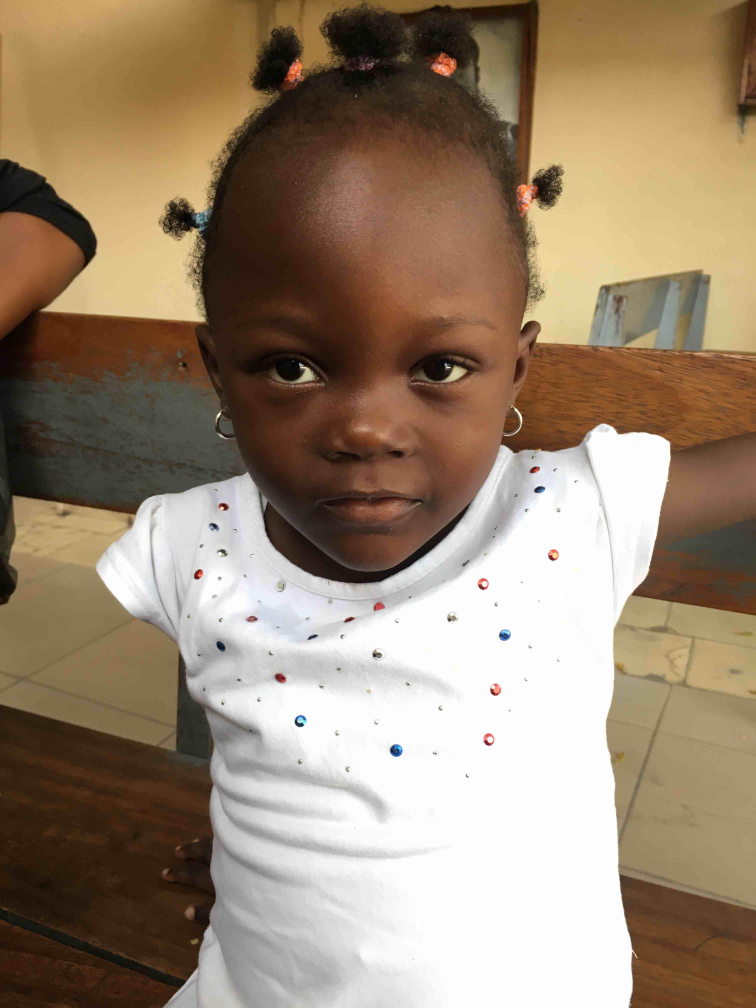
#> input picture demo_data/youngerSCD/07549.jpg, 3024 x 4032 px (shown at 1/4 size); its folder holds only this picture in this run
$ python FacialImageAnalysisPipeline.py   (older library calls are emulated)
#> lines starting #> are read from the running program, lines starting #| are printed output that depends on the picture
### MachineLearningLibrary.py
import os.path
import shutil
import numpy as np
import numpy.matlib
from imageio import imread, imsave
from PIL import Image
import imageio
import scipy
import scipy.stats
import shelve
import sklearn
import sklearn.preprocessing
import sklearn.svm
import sklearn.decomposition
import sklearn.calibration
import sklearn.metrics
import sklearn.feature_selection
from sklearn.feature_selection import SequentialFeatureSelector
from sklearn.feature_selection import SelectKBest, f_classif
import skimage.feature
import skimage.color
import skimage.transform
from skimage import draw
from skimage.transform import resize as imresize
from skimage.util import img_as_ubyte
import xlsxwriter
from openpyxl.utils import get_column_letter, column_index_from_string
import matplotlib.pyplot as plt

class ML(object):

    # Initialized all variables describing the folder structure
    def __init__(self):

        # Folders
        self.num = 1
        self.resizedImageFolder = 'StandardizedData'
        self.lbpFolder = 'LocalBinaryPatterns'
        self.vwMatricesFolder_CrossValidation = 'LDAMatrices_CrossValidation'
        self.vwMatricesFolder = 'LDAMatrices'
        self.featuresFolder_CrossValidation = 'Features_CrossValidation'
        self.featuresFolder = 'Features'
        self.landmarksFolder = 'Points_GT'
        self.resultsFolder = 'Results'

        # Files
        self.crossValidationModelName = 'CrossValidation'
        self.crossValidationExcelName = 'CrossValidation.xlsx'

        self.finalLDAMatricesName = 'LDAMatrices'
        self.finalModelName = 'Model'
        self.finalModelExcelName = 'FinalModelStatistics.xlsx'


        # Class names
        self.negativeClassName = 'Normal'
        self.positiveClassName = 'Syndromic'

        # Configuration
        self.featureSelector = 'RecursiveElimination' # options = 'MCFS_p' or 'RecursiveElimination'

        self.LBP_list = np.array([[16,4],[32,8],[64,12]]) # LBP resolutions [elements, radius]
        self.Ws = 5 # Windows size for the LBP calculation

        self.numberOfLandmarks = 44

        self.threshold = 0.5
        self.optimizeThreshold = False

        self.verbose = False

        self.asymmetry = False

        self.finalNumberOfFeatures = 30

    #################################################################################
    ## THE FUNCTIONS BELOW ARE THE CLASS INTERFACE (PUBLIC ACCESS)
    #################################################################################

    # This will 1) Create the directory tree 2) Create and save standardized images and landmarks, 3) Save local binary patterns
    def Initialize(self, negativeClassImageFolder, negativeClassLandmarkFolder, positiveClassImageFolder, positiveClassLandmarkFolder, workingPath, removeExistingFiles=False):

        # creating the folder structure
        self.createOutputFolderStructure(workingPath, removeExistingFiles=removeExistingFiles)

        # Standardizing the negative class
        self.rescaleImagesAlignLandmarks(negativeClassImageFolder, negativeClassLandmarkFolder, os.path.join(workingPath, self.resizedImageFolder, self.negativeClassName))

        # Standardizing the positive class
        self.rescaleImagesAlignLandmarks(positiveClassImageFolder, positiveClassLandmarkFolder, os.path.join(workingPath, self.resizedImageFolder, self.positiveClassName))

        # Calculating and saving the local binary patterns
        self.SaveLocalBinaryPatterns(workingPath)

    # Saves all features for cross validations
    # [430 lines left out: functions CalculateFeaturesForCrossValidation, CrossValidate, ExportCrossValidationToExcel, not called in this run]

    ##################################################################################################
    ## THE FUNCTIONS BELOW DO NOT HAVE TO BE USED OUTSIDE THE CLASS UNLESS YOU KNOW WHAT YOU ARE DOING
    ##################################################################################################

    # Creates the folder structure within the working (output) folder
    def createOutputFolderStructure(self, outputFolder, removeExistingFiles=False):

        if removeExistingFiles and os.path.exists(outputFolder):
            shutil.rmtree(outputFolder)

        if not os.path.exists(os.path.join(outputFolder, self.resizedImageFolder, self.negativeClassName, self.landmarksFolder)):
            os.makedirs(os.path.join(outputFolder, self.resizedImageFolder, self.negativeClassName, self.landmarksFolder))

        if not os.path.exists(os.path.join(outputFolder, self.resizedImageFolder, self.positiveClassName, self.landmarksFolder)):
            os.makedirs(os.path.join(outputFolder, self.resizedImageFolder, self.positiveClassName, self.landmarksFolder))

        if not os.path.exists(os.path.join(outputFolder, self.lbpFolder)):
            os.makedirs(os.path.join(outputFolder, self.lbpFolder))

        if not os.path.exists(os.path.join(outputFolder, self.vwMatricesFolder_CrossValidation)):
            os.makedirs(os.path.join(outputFolder, self.vwMatricesFolder_CrossValidation))

        # if not os.path.exists(os.path.join(outputFolder, self.vwMatricesFolder)):
        #     os.makedirs(os.path.join(outputFolder, self.vwMatricesFolder))

        if not os.path.exists(os.path.join(outputFolder, self.featuresFolder_CrossValidation)):
            os.makedirs(os.path.join(outputFolder, self.featuresFolder_CrossValidation))

        # if not os.path.exists(os.path.join(outputFolder, self.featuresFolder)):
        #     os.makedirs(os.path.join(outputFolder, self.featuresFolder))

        if not os.path.exists(os.path.join(outputFolder, self.resultsFolder)):
            os.makedirs(os.path.join(outputFolder, self.resultsFolder))

    # Standardize the images and landmarks for one case
    # [83 lines left out: function normalizeImageAndLandmarks, not called in this run]


    # Rescales and aligns all images in a data folder
    def rescaleImagesAlignLandmarks(self, imPath, landmarkPath, sPath, interPupilDist = 150, orientation = 0, sizeOut = 150, offsetOut = 10):
        # imPath -> Folder containing all images. Assumes all images are within the same folder
        # sPath-> Folder to save all aligned and rescaled images
        # interPupilDist: distance between pupil landmarks (5 and 10)
        # orientation: orientation of the interpupil vector
        # sizeOut: size of the output image. (150)
        # offsetOut: offset to both sides (rows and columns) in the transformed image

#> called with imPath = './demo_data/youngerSCD', landmarkPath = './demo_data/youngerSCD', interPupilDist = 150, orientation = 0, sizeOut = 150, offsetOut = 10
        img_list = sorted(os.listdir(imPath))

        for file in img_list:

            fileName, fileExtension = os.path.splitext(file)

            if fileExtension.lower() == '.jpg':
            # if fileExtension.lower() == '.png':
                if self.verbose:
                    print('Processing: ' + file)

                # Grayscale reading
                rgb_weights = [0.2989, 0.5870, 0.1140]
                I = np.dot(imread(os.path.join(imPath,file))[..., :3], rgb_weights)
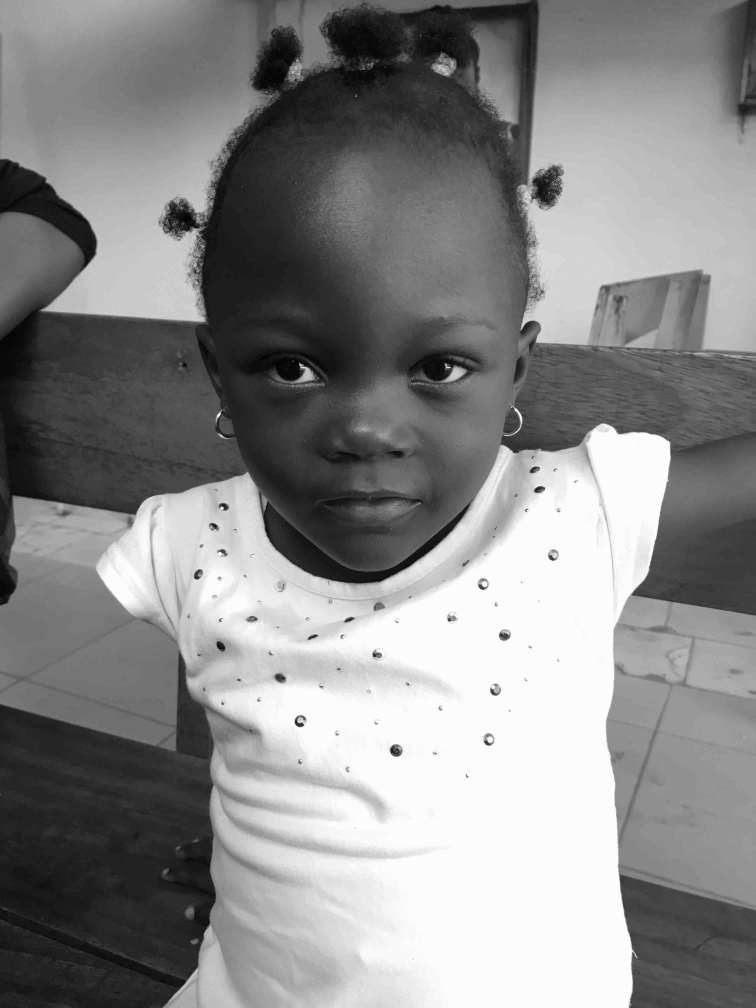
#> I: shape (4032, 3024) float64 (shown at 1/4 size); min 0, max 255, mean 137.6

                # Read pts files to get landmarks
#> (the run stopped early here; a loop or call above may not have finished)

$ run again, on demo_data/youngerSCD/07669.jpg
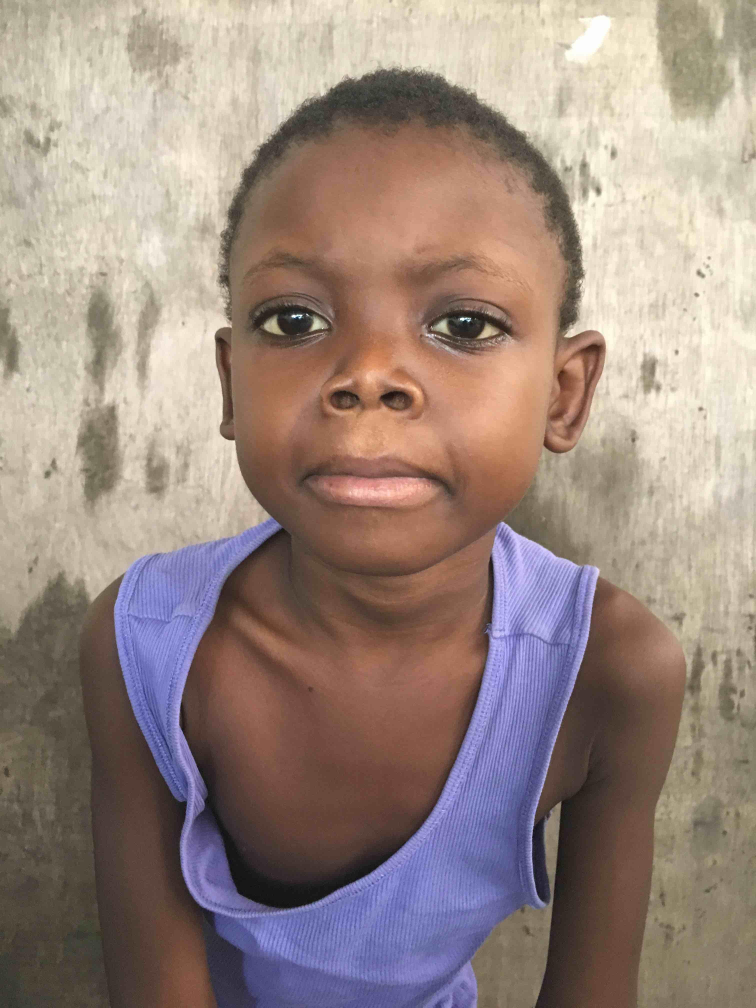
#> input picture demo_data/youngerSCD/07669.jpg, 3024 x 4032 px (shown at 1/4 size)
#> in rescaleImagesAlignLandmarks, `I = np.dot(imread(os.path.join(imPath,file))[..., :3], rgb_weights)`:
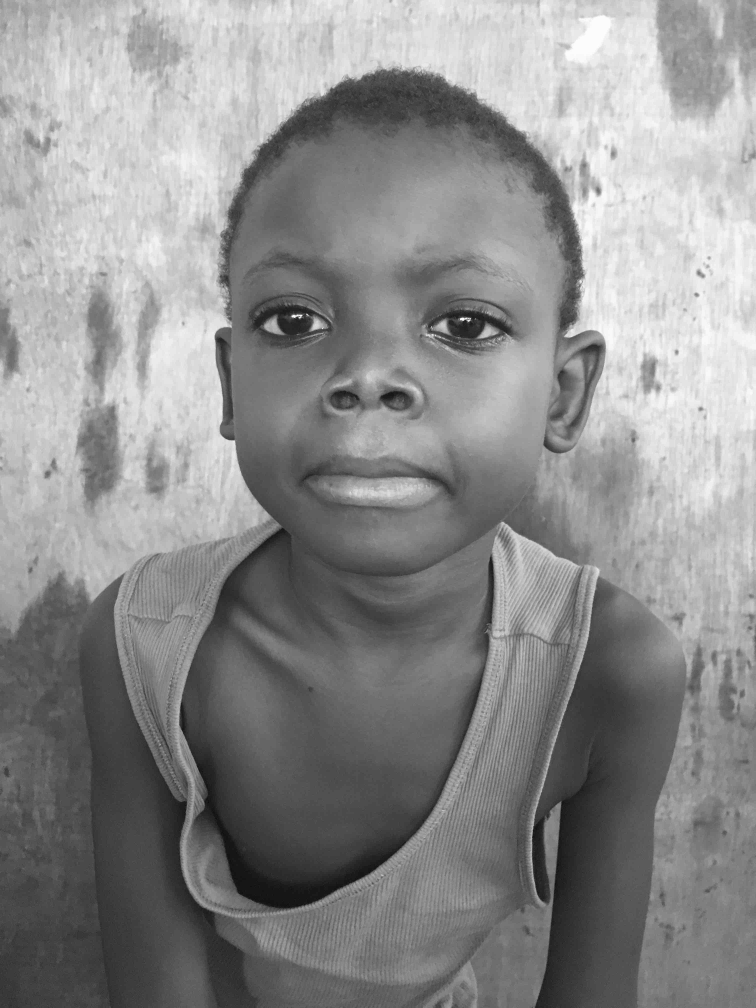
#> I: shape (4032, 3024) float64 (shown at 1/4 size); min 0.456, max 255, mean 140.8

$ run again, on demo_data/youngerSCD/07691.jpg
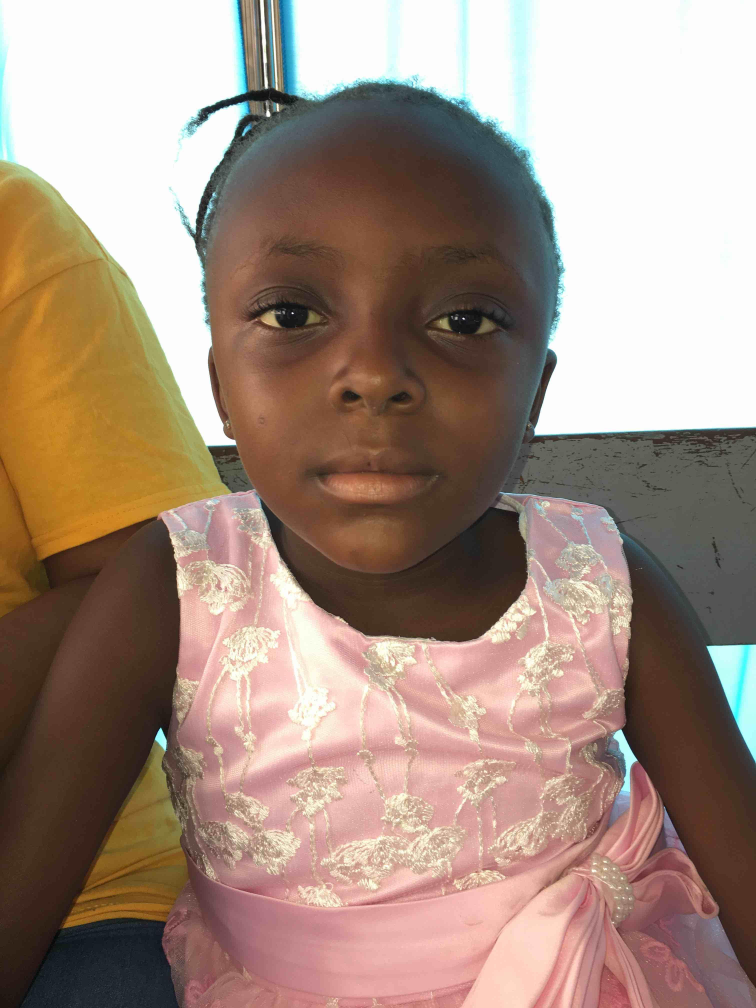
#> input picture demo_data/youngerSCD/07691.jpg, 3024 x 4032 px (shown at 1/4 size)
#> in rescaleImagesAlignLandmarks, `I = np.dot(imread(os.path.join(imPath,file))[..., :3], rgb_weights)`:
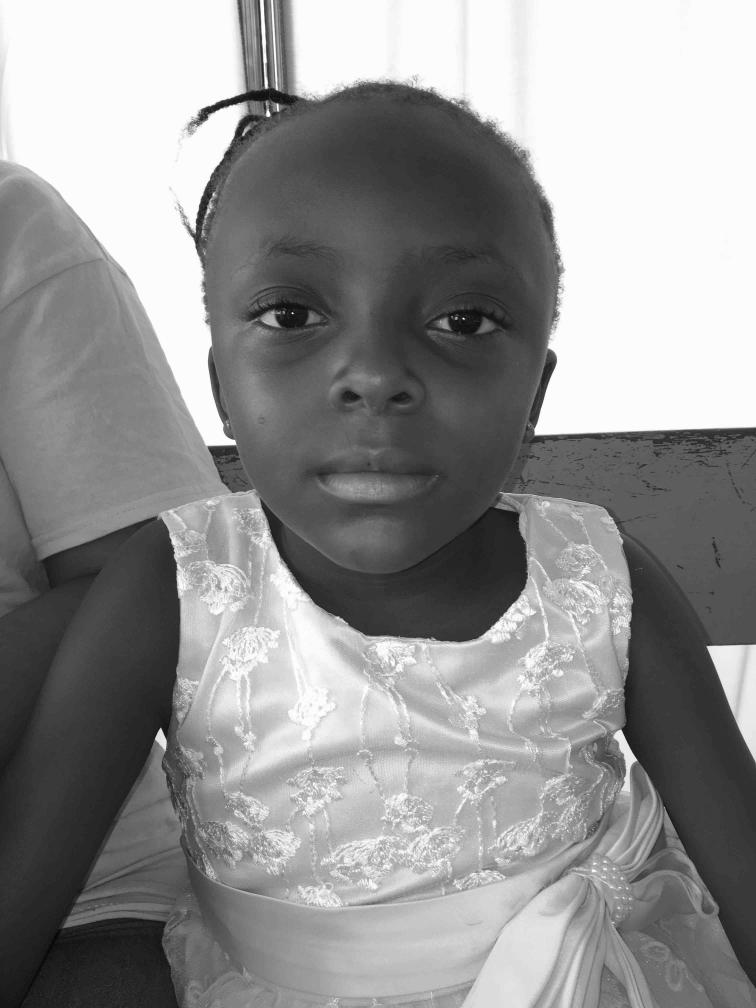
#> I: shape (4032, 3024) float64 (shown at 1/4 size); min 0, max 255, mean 147.2

$ run again, on demo_data/youngerSCD/08071.jpg
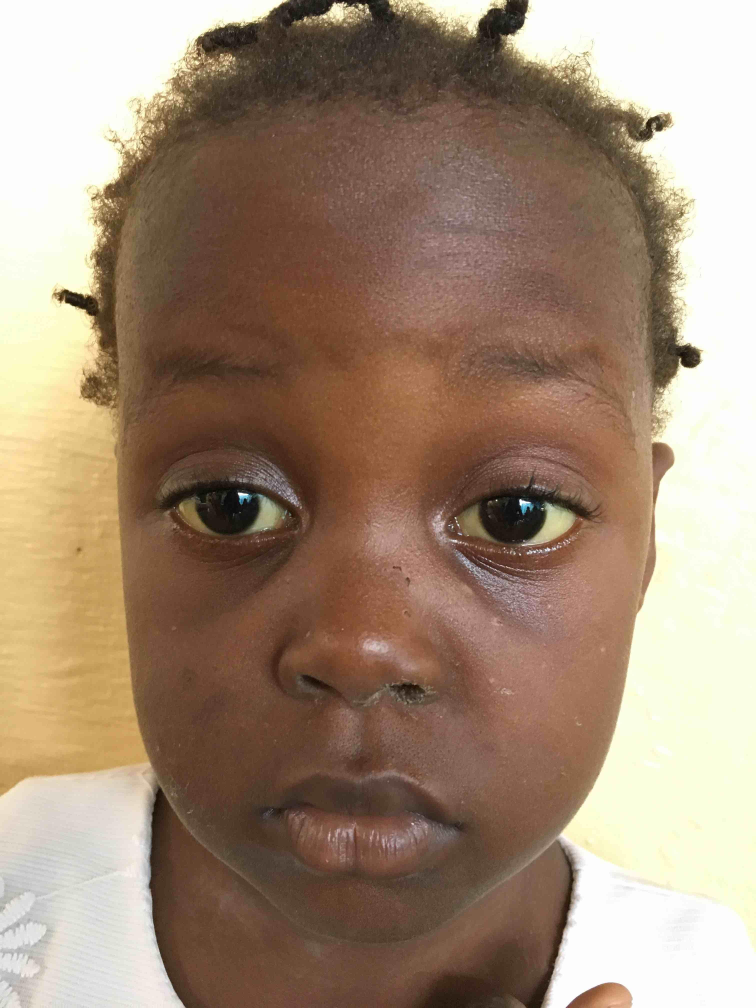
#> input picture demo_data/youngerSCD/08071.jpg, 3024 x 4032 px (shown at 1/4 size)
#> in rescaleImagesAlignLandmarks, `I = np.dot(imread(os.path.join(imPath,file))[..., :3], rgb_weights)`:
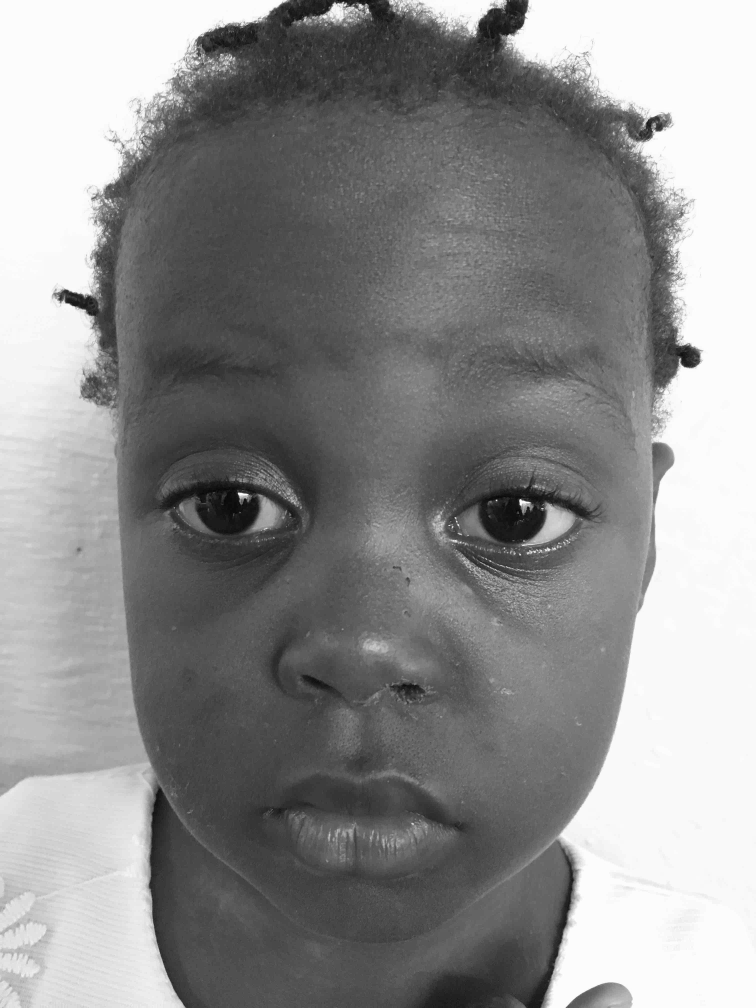
#> I: shape (4032, 3024) float64 (shown at 1/4 size); min 0, max 255, mean 142.6

$ run again, on demo_data/youngerSCD/07589.jpg
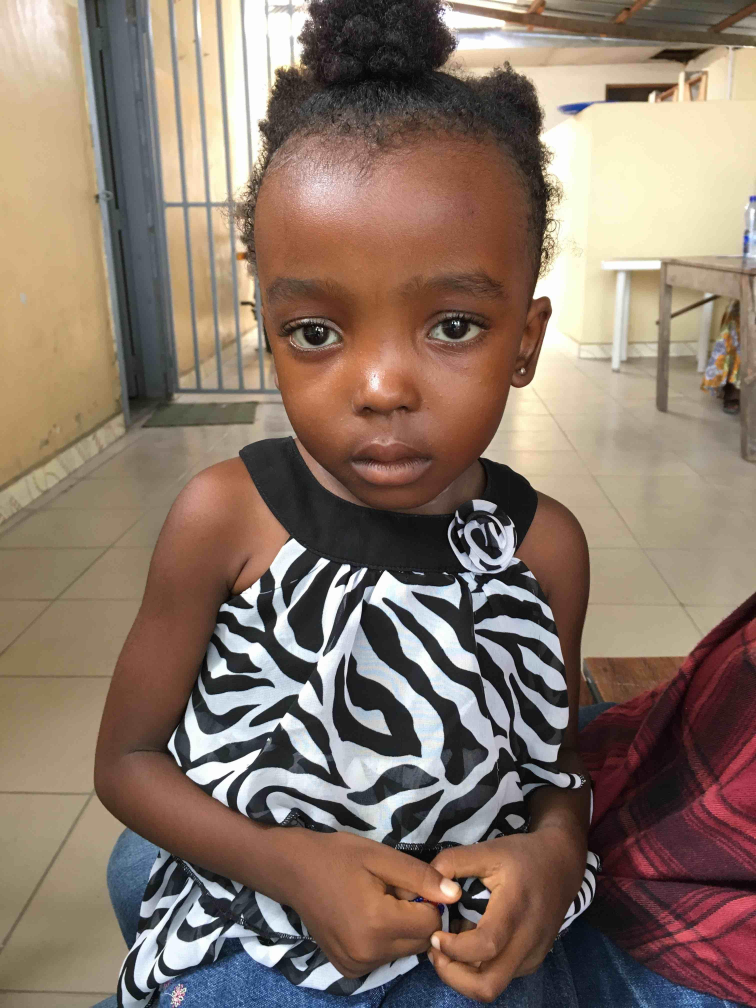
#> input picture demo_data/youngerSCD/07589.jpg, 3024 x 4032 px (shown at 1/4 size)
#> in rescaleImagesAlignLandmarks, `I = np.dot(imread(os.path.join(imPath,file))[..., :3], rgb_weights)`:
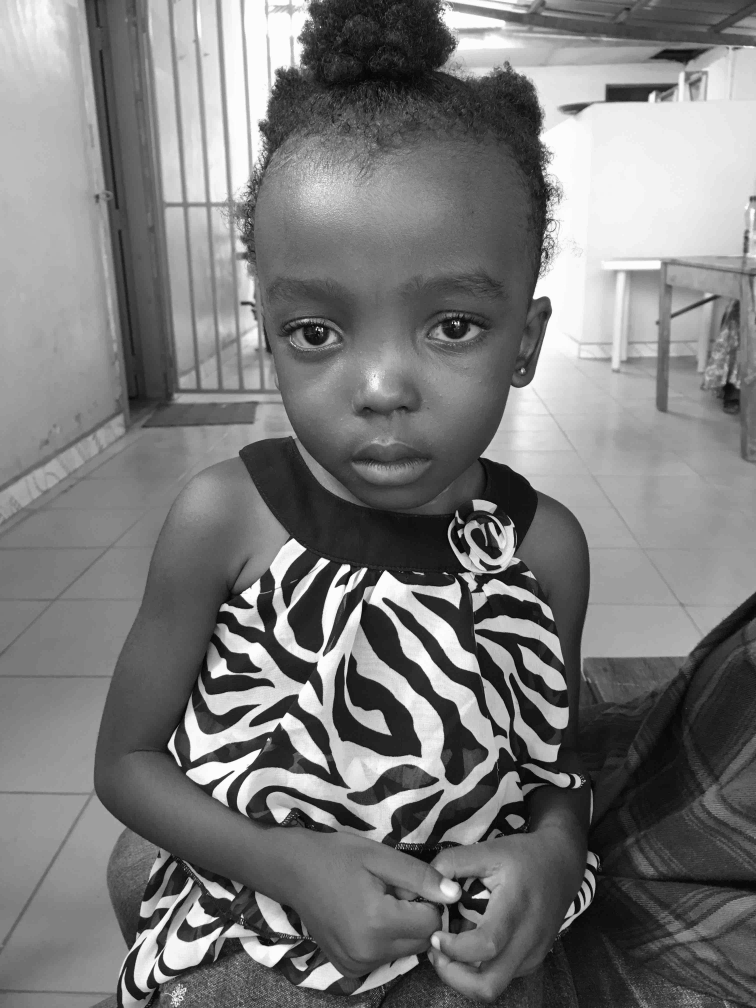
#> I: shape (4032, 3024) float64 (shown at 1/4 size); min 0, max 255, mean 122.3
